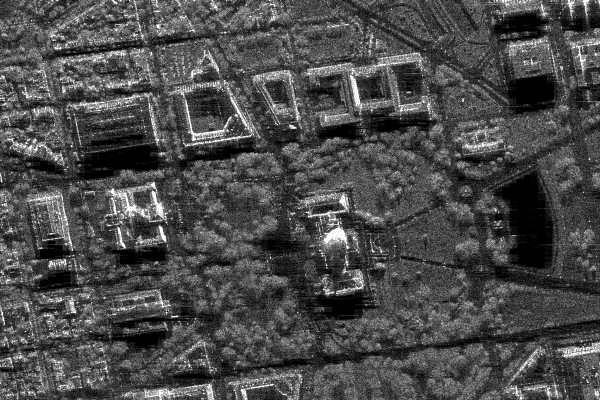
#> input picture first_lab/sar_1_gray.jpg, 600 x 400 px
$ jupyter execute IP_TASK1.ipynb
#> lines starting #> are read from the running program, lines starting #| are printed output that depends on the picture; after the words box and inside, x2 and y2 are one past the last pixel; in counts of white or black regions, pixels touching at a corner belong together
# Лабораторная 1. Яркость и контраст
Исходный снимок sar_1_gray.jpg взят из материалов [первого задания](https://github.com/Kate-Nits/IMAGE_PROCESSING/tree/main/first_lab). В Colab снимок загружается автоматически.

[cell 1]
from pathlib import Path
from urllib.request import urlretrieve
import numpy as np
from PIL import Image, ImageDraw
from IPython.display import display

path = Path("sar_1_gray.jpg")
if not path.exists():
    path = Path("first_lab/sar_1_gray.jpg")
if not path.exists():
    path = Path("sar_1_gray.jpg")
    urlretrieve("https://raw.githubusercontent.com/GEVORGTERMINATOR/-/main/first_lab/sar_1_gray.jpg", path)
x = np.asarray(Image.open(path).convert("L"))
#> x is the input picture: shape (400, 600); min 0, max 255, mean 74.9
display(Image.fromarray(x))

## Распределение яркости
По горизонтали — уровни от 0 до 255, по вертикали — число пикселей. Высота самого высокого столбца указана под графиком.

[cell 2]
hist = np.bincount(x.ravel(), minlength=256)
#> hist = 256 values, max 3786 at index 1, min 40 at index 251, mean 937.5
chart = Image.new('RGB', (550, 200), 'white')
#> chart: PIL image 550x200 RGB; every value is 255
pen = ImageDraw.Draw(chart)
for level, count in enumerate(hist):
    left = 20 + 2 * level
    height = round(160 * count / hist.max())
    pen.rectangle((left, 170-height, left+1, 170), fill='navy')
#> this loop made 256 passes
#> (count, left, height) on passes 1 to 3: (2689, 20, 114), (3786, 22, 160), (1164, 24, 49)
pen.text((17, 175), '0', fill='black')
pen.text((510, 175), '255', fill='black')
display(chart)
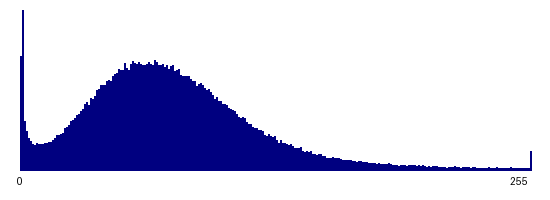
#> shown: PIL image 550x200 RGB; mean R, G, B 206.6, 206.6, 230.8
print(f'Максимум: {hist.max()} пикселей на уровне {hist.argmax()}.')
#| Максимум: 3786 пикселей на уровне 1.

## Гамма-коррекция и сравнение с оригиналом
Считаем MSE по всем пикселям, SSIM — по скользящим окнам 7×7 с выборочными дисперсиями и усреднением по валидной области.

[cell 3]
def local_mean(a, size=7):
    sums = np.pad(a, ((1, 0), (1, 0))).cumsum(0).cumsum(1)
    return (sums[size:, size:] - sums[:-size, size:] -
            sums[size:, :-size] + sums[:-size, :-size]) / size**2

def metrics(original, changed):
    a, b = original.astype(float), changed.astype(float)
    m, n = local_mean(a), local_mean(b)
    va = (local_mean(a*a) - m*m) * 49/48
    vb = (local_mean(b*b) - n*n) * 49/48
    cov = (local_mean(a*b) - m*n) * 49/48
    c1, c2 = (0.01*255)**2, (0.03*255)**2
    similarity = ((2*m*n+c1)*(2*cov+c2)) / ((m*m+n*n+c1)*(va+vb+c2))
    return np.mean((a-b)**2), similarity.mean()

for gamma in (0.55, 1.0, 1.8):
    changed = np.rint(255 * (x/255)**gamma).astype('uint8')
    mse, ssim = metrics(x, changed)
    print(f'γ={gamma:.2f}   MSE={mse:.2f}   SSIM={ssim:.4f}   средняя яркость={changed.mean():.1f}')
    display(Image.fromarray(changed))
#> this loop made 3 passes
#> (mse, ssim) on passes 1 to 3: (2484.4, 0.82), (0, 1), (1793.4, 0.641)
#| γ=0.55   MSE=2484.36   SSIM=0.8197   средняя яркость=123.5
#| γ=1.00   MSE=0.00   SSIM=1.0000   средняя яркость=74.9
#| γ=1.80   MSE=1793.44   SSIM=0.6415   средняя яркость=35.0
#> pass 1, `changed = np.rint(255 * (x/255)**gamma).astype('uint8')`:
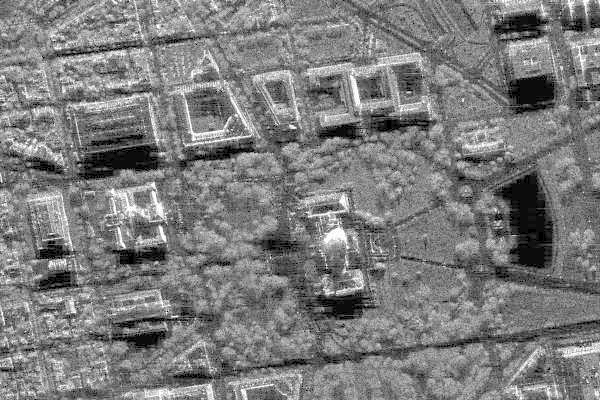
#> changed: shape (400, 600); min 0, max 255, mean 123.5
#> pass 1, in local_mean, `sums = np.pad(a, ((1, 0), (1, 0))).cumsum(0).cumsum(1)`:
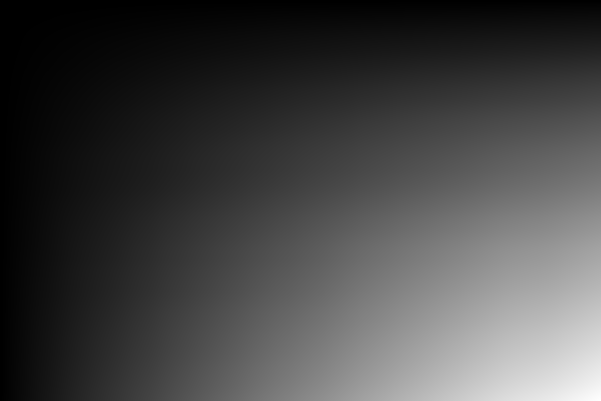
#> sums: shape (401, 601) float64; min 0, max 17985977, mean 4839698.3; drawn with min black and max white
#> after the loop:
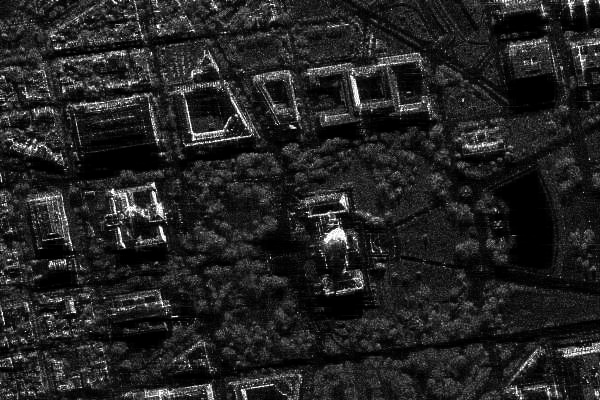
#> changed: shape (400, 600); min 0, max 255, mean 35

## Статистическая коррекция
Сначала выравниваем гистограмму. Затем используем среднюю яркость и стандартное отклонение выровненного снимка как целевые значения для линейного преобразования оригинала.

[cell 4]
cdf = hist.cumsum()
#> cdf = 256 values from 2689 to 240000
start = cdf[hist > 0][0]
#> start = 2689
eq = x.copy()
if x.size > start:
    lut = np.rint(255 * (cdf-start) / (x.size-start)).clip(0,255).astype('uint8')
#> lut = 256 values from 0 to 255
    eq = lut[x]
adjusted = x.copy()
if x.std() > 0:
    values = (x-x.mean()) * eq.std()/x.std() + eq.mean()
    adjusted = np.rint(values).clip(0,255).astype('uint8')
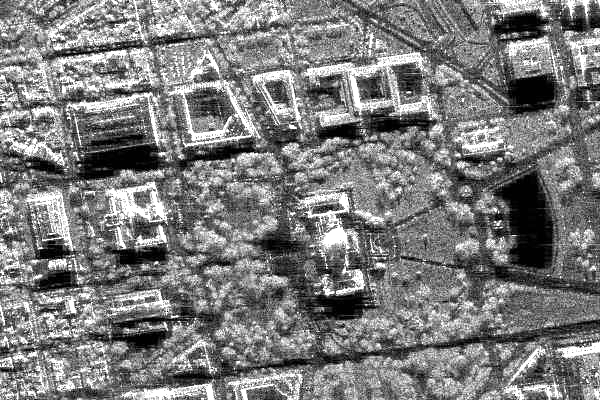
#> adjusted: shape (400, 600); min 0, max 255, mean 123.6
for label, img in [('Оригинал', x), ('Эквализация', eq), ('Коррекция', adjusted)]:
    print(f'{label}: среднее {img.mean():.1f}, стандартное отклонение {img.std():.1f}')
#> this loop made 3 passes
#> label on passes 1 to 3: 'Оригинал', 'Эквализация', 'Коррекция'
#| Оригинал: среднее 74.9, стандартное отклонение 43.7
#| Эквализация: среднее 127.0, стандартное отклонение 74.3
#| Коррекция: среднее 123.6, стандартное отклонение 65.3
display(Image.fromarray(np.hstack([x, eq, adjusted])))
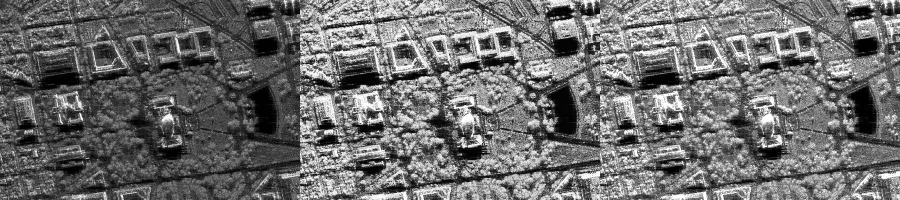
#> shown: PIL image 1800x400 L (shown at 1/2 size); min 0, max 255, mean 108.5

## Бинаризация
Пороги выбираем по квартилям яркости. Белым отмечаем пиксели ярче порога. Маски показаны слева направо по возрастанию порога.

[cell 5]
masks = []
for threshold in np.quantile(x, [0.25, 0.5, 0.75]).astype(int):
    mask = x > threshold
    masks.append(mask.astype('uint8') * 255)
    print(f'Порог {threshold}: белые пиксели занимают {mask.mean():.1%} площади')
#> this loop made 3 passes
#> threshold on passes 1 to 3: 46, 70, 98
#| Порог 46: белые пиксели занимают 74.4% площади
#| Порог 70: белые пиксели занимают 49.6% площади
#| Порог 98: белые пиксели занимают 24.5% площади
#> pass 1, `mask = x > threshold`:
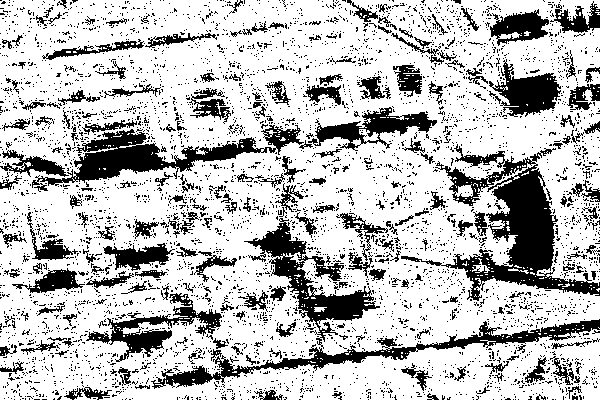
#> mask: shape (400, 600) bool; 74.4% white; 4529 black regions (4293 under 20 px), largest, box (x1, y1, x2, y2) and area: (401, 144, 600, 301) 8318, (32, 125, 304, 192) 4854, (151, 319, 600, 389) 4219
#> pass 2, `mask = x > threshold`:
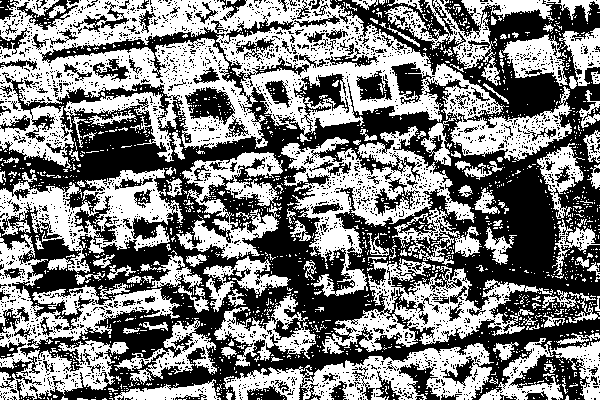
#> mask: shape (400, 600) bool; 49.6% white; 1789 white regions (1672 under 20 px), largest, box (x1, y1, x2, y2) and area: (0, 0, 572, 169) 39662, (281, 126, 474, 297) 9639, (0, 234, 180, 400) 9491
#> pass 3, `mask = x > threshold`:
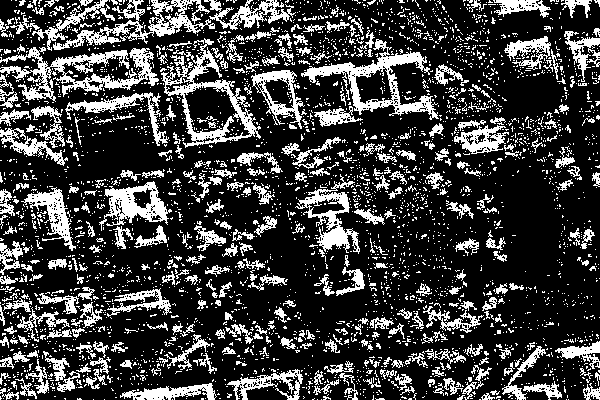
#> mask: shape (400, 600) bool; 24.5% white; 3624 white regions (3277 under 20 px), largest, box (x1, y1, x2, y2) and area: (0, 47, 159, 102) 2962, (301, 39, 439, 120) 2548, (161, 38, 261, 148) 2530
#> after the loop, masks = 3 items
display(Image.fromarray(np.hstack(masks)))
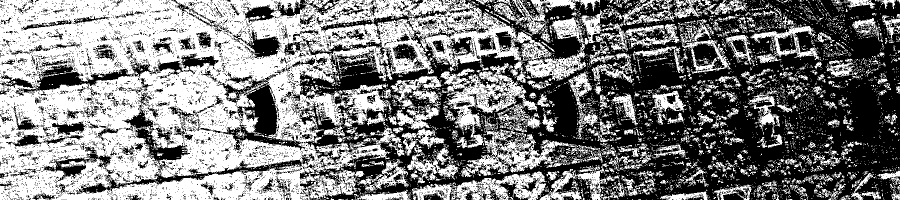
#> shown: PIL image 1800x400 L (shown at 1/2 size); 49.5% white; 5929 white regions (5476 under 20 px), largest, box (x1, y1, x2, y2) and area: (0, 0, 1172, 400) 233478, (881, 126, 1074, 297) 9639, (922, 258, 1153, 354) 7037
